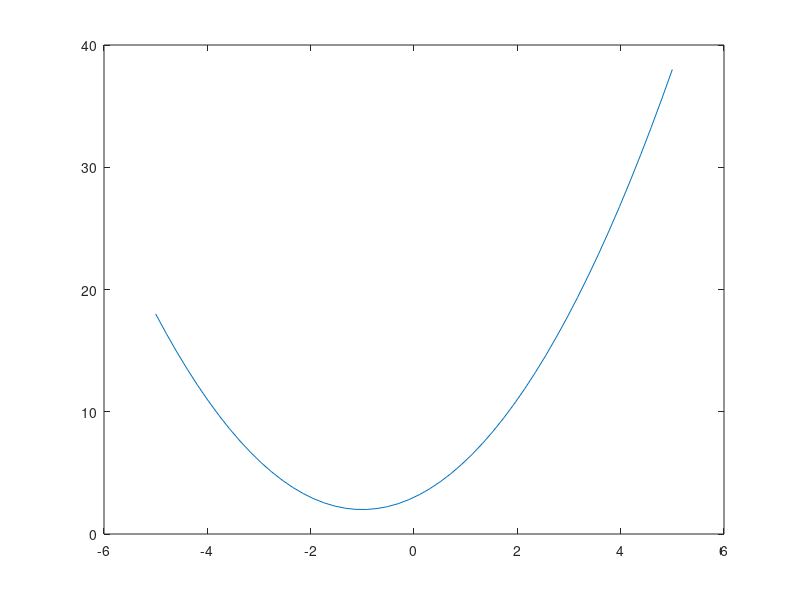

MATLAB code for this plot: (Note: this script raises an error after producing the figure.)
%% sim11 solving equations
%% -------------------------------------------------------------------------

%% -------------------------------------------------------------------------
%% I single equation
%% -------------------------------------------------------------------------

%% polynomial equation: roots
clear 
% p(x) = 4x^5+3x^3-7x^2+11
% q(x) = -x^4+ x^3- x
x=linspace(-1,1,50);
% compact representation of polynomials: coefficients vector
p=[4 0 3 -7 0 11];
q=[-1 1 0 -1 0];
% evaluate coefficient vector
plot(x,polyval(p,x),'r',x,polyval(q,x),'b'), grid on

% find zeros (roots) of polynomial equation (check with data cursor)
np=roots(p)
nq=roots(q)

% inverse function of roots: 
% find the polynomial with given zeros
poly(np)

%% exercise 11.1: quadratic equation
% Find the solution of this equation
% a*x^2 + b*x + c = 0
% with the parameters
a=1; b=2; c=3;

x=linspace(-5,5,50);

p = [1 2 3];
plot(x, polyval(p,x))
np = roots(p)

%% symbolic solution: solve (symbolic toolbox)
syms a b c d x 

pretty(solve(a*x^2+b*x+c==0,x))   % quadratic equation 

% (==0 can be omitted)
s=solve(a*x^3+b*x^2+c*x+d,x)      % cubic equation: 'MaxDegree', 3

% % Rewrite symbolic expression in terms of common subexpressions 
subexpr(s)      % subexpression in variable sigma    

% if a symbolic solution is not available, 
% the equation will be solved numerically (vpasolve)
solve(cos(x)==x)

%% Non-polynomial equations require iterative solution procedures 
% -> fzero() requires starting value

% built in function
x=fzero(@sin,3)     % find sin(x)=0 with start value x=3
x=fzero(@sin,1)     % start value x=1
x=fzero(@cos,[1 2]) % search in intervall

% anonymous function
f=@(x) x^3-2*x-1;
iv=[-1.5,2];        % Intervall
fzero(f,iv)
% string argument will be accepted
fzero('x^3-2*x-1',iv)
% Even if there are several zeros, 
%  fzero always finds only one!
fplot(f,iv), grid on

% comparison: only roots() finds complex ...
roots([1 0 -2 -1])
% ... and double zeros
f=@(x) x.^3-x.^2
fplot(f,[-1,2]), grid on
fzero(f,-1)
roots([1 -1 0 0])

%----------------------------------------------------


% a function with several parameters,
f=@(x,p1,p2) exp(p1*x)-p2*x;
iv=[1,2];        % Intervall
% must be redefined to a function with a single parameter
p1=1;p2=3;
f1=@(x) f(x,p1,p2);  
fzero(f1,iv)
% alternative
fzero(@(x) f(x,p1,p2),iv)
% alternative: fsolve -> see below

% How does fzero work?
% Animation of the basic idea
% https://de.wikipedia.org/wiki/Bisektion#Kontinuierlicher_Fall
clc
options = optimset('Display','iter'); % show iterations
fzero(@(x) cos(x)-x,0,options)

%% exercise 11.2 
% plot f1(x)=cos(x) and f2(x)=x
% Calculate the intersection point and mark it graphically
f1 = @(x) cos(x);
f2 = @(x) x;

f = @(x) f1(x) - f2(x);

solution = fzero(f, 0);

x = linspace(-5,5,100);
plot(x, f1(x)); hold on;
plot(x, f2(x));
plot(solution, f1(solution), 'g.', 'MarkerSize', 10);
hold off;
grid on;

%% -------------------------------------------------------------------------
%% II systems of equations
%% -------------------------------------------------------------------------

%% linear systems of equations: backslash\
% X=A/B resolves the equation X*A=B to X
% X=A\B resolves the equation A*X=B to X
% example
% 10x1 - 7x2       = 7
% -3x1 + 2x2 + 6x3 = 4
%  5x1 -  x2 + 5x3 = 6

M=[10 -7 0;
   -3  2 6; 
    5 -1 5];
y=[7;4;6];
x=M\y
% x=y'/M'   % alternative
M*x         % check that the result is the right side of the equation
%% 

M^-1 * y   % inverse Matrix as alternative to M\

%% symbolic: solve
% equivalent to the above example for a=0

syms x1 x2 x3 a
eq1 = 10*x1 - 7*x2 + a*x3 == 7;
eq2 = -3*x1 + 2*x2 + 6*x3 == 4;
eq3 = 5*x1 -   x2 + 5*x3 == 6;
[X1, X2, X3] = solve(eq1,eq2,eq3,x1,x2,x3) 
% for comparisons: evaluate a=0
subs([X1,X2,X3],a,0)

% transform a system of equations to matrix form
[A,b]=equationsToMatrix([eq1,eq2,eq3],[x1,x2,x3])

%% exercise 11.3
% The coordinates of three points are given. 
% Find the parabola through these points by solving the three equations 
clear, clc, clf

x=[-1;4;7];
y=[ 2;6;5];
plot(x,y,'o');hold on; grid on

% Hint
% equation: y = a1*x^2 + a2*x^1 + a3 
% Find the unknown vector a=(a1,a2,a3) from the 
% matrix of coordinates X=[x.^2, x.^1, x.^0] and the vector y
X =[x.^2, x.^1, x.^0];

% we need to solve X * a = y for a
a = X\y

x = linspace(-5,10,100);
y = a(1)*x.^2 + a(2)*x + a(3);

plot(x,y);
hold off;

%% nonlinear systems of equations: fsolve
% n equations for n unknowns must be given
% n unknowns must be defined as a single vector 

% example from above
% avoid spaces!
f=@(x)[10*x(1) - 7*x(2)-7;          % =0     
       -3*x(1) + 2*x(2)+6*x(3)-4;   % =0
        5*x(1) -   x(2)+5*x(3)-6];  % =0  

x0=[0,0,0]; % starting value
x=fsolve(f,x0)

% alternative: define function as m-file or local function (line 215)
x=fsolve(@fsolveFkt,x0)
% application see problem "terminal velocity"
% Hint: local functions can not be used with F9 (use ctrl-return)

%% vpasolve
% is the most flexible numeric equation solver
% like solve() 
% a) allows symbolic definition of equation
% b) for single and systems of equations
% like fzero() und fsolve() 
% allows to supply the starting value

% example: system of equations from above 
clear,clc
syms x1 x2 x3 
eq1 = 10*x1 - 7*x2 + sin(x3) == 7;
eq2 = -3*x1 + 2*x2 + 6*x3 == 4;
eq3 = 5*x1 -   x2 + 5*x3 == 6;
x0=[0,0,0];     % starting values x1=x2=x3=0
[X1, X2, X3] = vpasolve(eq1,eq2,eq3,x1,x2,x3,x0) 


% example with verification plot 
clear,clc,clf
syms x
f=x^3-2*x-1
x=vpasolve(f)   % alternative: solve 
fplot(f,[-1.5,2]); 
grid on, hold on
plot(eval(x),eval(f),'o')

% alternative: convert to nonysmbolic matlab
figure(2)
F=matlabFunction(f);    % symbolic function -> anonymous function
lsg=eval(x)             % symbolic value -> numeric value
xx=linspace(-1.5,2);
plot(xx,F(xx))
grid on, hold on
plot(lsg,F(lsg),'o')


%% exercise 11.4
% Find all solutions of these two equations
% x1^2 - x2 + 1=0
% x1 - cos(pi/2*x2) = 0
clear, clc, clf

syms x1 x2
eq1 = x1^2 - x2 + 1 == 0;
eq2 = x1 - cos(pi/2*x2) == 0;

[sol11, sol12] = vpasolve(eq1, eq2, x1, x2, [0 0])
[sol21, sol22] = vpasolve(eq1, eq2, x1, x2, [-1 1.5])
[sol31, sol32] = vpasolve(eq1, eq2, x1, x2, [-1 2])

% graph
% fimplicit only works with 2d, fimplicit3 also exists for 3D
fimplicit(eq1); hold on;
fimplicit(eq2);
hold off;
grid on;
axis([-2 2 0.5 2.5]);

%% -------------------------------------------------------------------
%% local function for fsolve
function f=fsolveFkt(x)
% avoid spaces since could be interpreted as column separation
f=[10*x(1)-7*x(2)-7;      
   -3*x(1)+2*x(2)+6*x(3)-4;
    5*x(1)-x(2)+5*x(3)-6];  
end